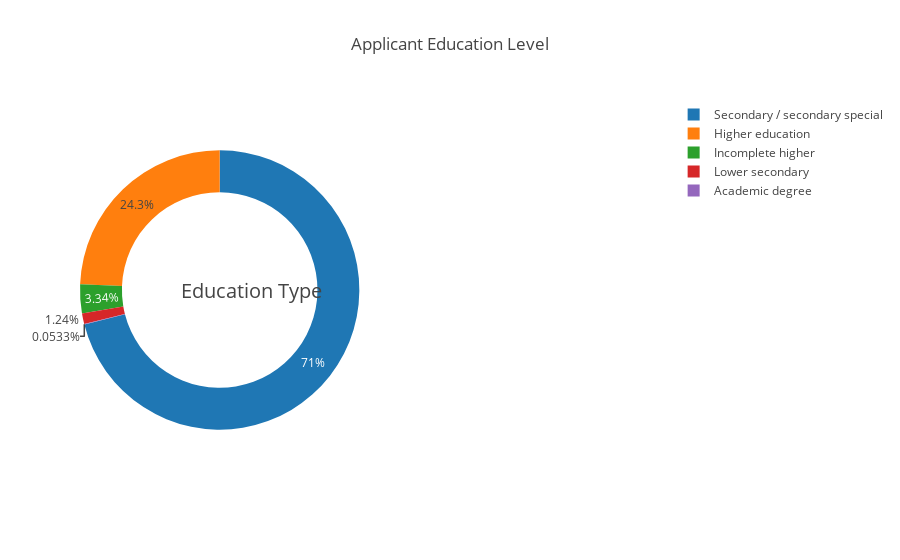

Here is the notebook cell this chart was saved with:
### Code cell
temp = application_train["NAME_EDUCATION_TYPE"].value_counts()
fig = {
  "data": [
    {
      "values": temp.values,
      "labels": temp.index,
      "domain": {"x": [0, .48]},
      "hole": .7,
      "type": "pie"
    },
    
    ],
  "layout": {
        "title":"Applicant Education Level",
        "annotations": [
            {
                "font": {
                    "size": 20
                },
                "showarrow": False,
                "text": "Education Type",
                "x": 0.17,
                "y": 0.5
            }
            
        ]
    }
}
iplot(fig, filename='donut')

### Figure 1 — Plotly figure (JSON) as saved in the notebook; plotly's stock layout.template omitted (floating-point values rounded to 4 significant figures)
{"data": [{"domain": {"x": [0, 0.48]}, "hole": 0.7, "labels": ["Secondary / secondary special", "Higher education", "Incomplete higher", "Lower secondary", "Academic degree"], "type": "pie", "values": [218391, 74863, 10277, 3816, 164]}], "layout": {"annotations": [{"font": {"size": 20}, "showarrow": false, "text": "Education Type", "x": 0.17, "y": 0.5}], "title": "Applicant Education Level"}}
